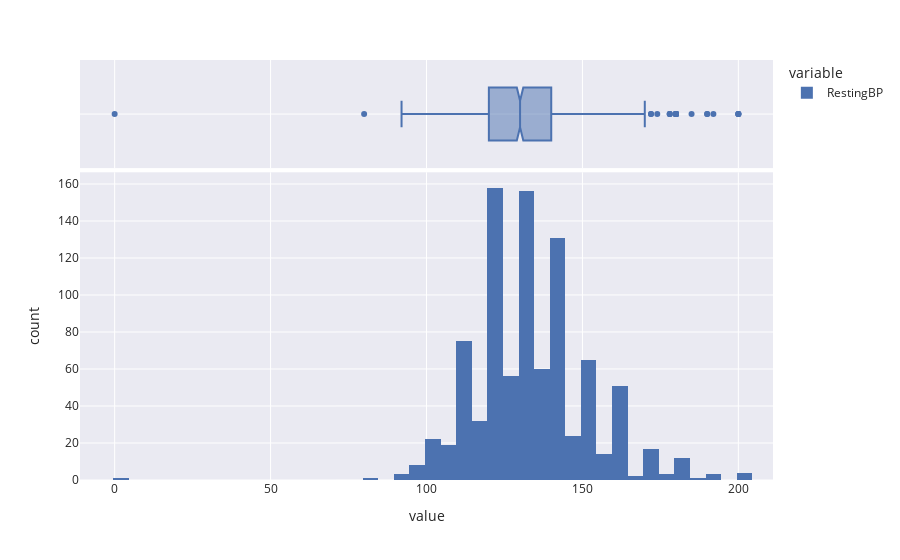

Here is the notebook cell this chart was saved with:
### Code cell
fig = px.histogram(heart_data["RestingBP"], marginal='box' , template = "seaborn")
fig.show()

### Figure 1 — Plotly figure (JSON) as saved in the notebook; plotly's stock layout.template omitted (floating-point values rounded to 4 significant figures; data arrays with more than 128 entries replaced by an {"elided": "..."} marker saying what was removed)
{"data": [{"alignmentgroup": "True", "bingroup": "x", "hovertemplate": "variable=RestingBP<br>value=%{x}<br>count=%{y}<extra></extra>", "legendgroup": "RestingBP", "marker": {"color": "rgb(76,114,176)", "pattern": {"shape": ""}}, "name": "RestingBP", "offsetgroup": "RestingBP", "orientation": "v", "showlegend": true, "type": "histogram", "x": {"elided": "918 int values"}, "xaxis": "x", "yaxis": "y"}, {"alignmentgroup": "True", "hovertemplate": "variable=RestingBP<br>value=%{x}<extra></extra>", "legendgroup": "RestingBP", "marker": {"color": "rgb(76,114,176)"}, "name": "RestingBP", "notched": true, "offsetgroup": "RestingBP", "showlegend": false, "type": "box", "x": {"elided": "918 int values"}, "xaxis": "x2", "yaxis": "y2"}], "layout": {"barmode": "relative", "legend": {"title": {"text": "variable"}, "tracegroupgap": 0}, "margin": {"t": 60}, "xaxis": {"anchor": "y", "domain": [0, 1], "title": {"text": "value"}}, "xaxis2": {"anchor": "y2", "domain": [0, 1], "matches": "x", "showticklabels": false}, "yaxis": {"anchor": "x", "domain": [0, 0.7326], "title": {"text": "count"}}, "yaxis2": {"anchor": "x2", "domain": [0.7426, 1], "matches": "y2", "showline": false, "showticklabels": false, "ticks": ""}}}
